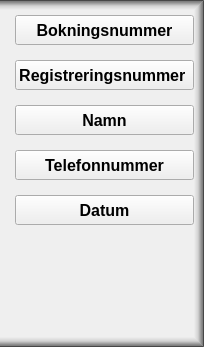
            <widget class="QFrame" name="frameP2Buttonbox">
             <property name="minimumSize">
              <size>
               <width>180</width>
               <height>0</height>
              </size>
             </property>
             <property name="styleSheet">
              <string notr="true">QFrame {
border-top: 10px solid qlineargradient(spread:pad, x1:1, y1:1, x2:1, y2:0, stop:0 rgba(0, 0, 0, 0), stop:0.402844 rgba(0, 0, 0, 31), stop:0.635071 rgba(0, 0, 0, 80), stop:0.763033 rgba(0, 0, 0, 107), stop:0.890995 rgba(0, 0, 0, 125), stop:1 rgba(0, 0, 0, 226));
border-right: 10px solid qlineargradient(spread:pad, x1:0, y1:0, x2:1, y2:0, stop:0 rgba(0, 0, 0, 0), stop:0.402844 rgba(0, 0, 0, 31), stop:0.635071 rgba(0, 0, 0, 80), stop:0.763033 rgba(0, 0, 0, 107), stop:0.890995 rgba(0, 0, 0, 125), stop:1 rgba(0, 0, 0, 226));
border-bottom: 10px solid qlineargradient(spread:pad, x1:0, y1:0, x2:0, y2:1, stop:0 rgba(0, 0, 0, 0), stop:0.402844 rgba(0, 0, 0, 31), stop:0.635071 rgba(0, 0, 0, 80), stop:0.763033 rgba(0, 0, 0, 107), stop:0.890995 rgba(0, 0, 0, 125), stop:1 rgba(0, 0, 0, 226));
 }</string>
             </property>
             <property name="frameShape">
              <enum>QFrame::NoFrame</enum>
             </property>
             <property name="frameShadow">
              <enum>QFrame::Raised</enum>
             </property>
             <layout class="QVBoxLayout" name="verticalLayout_10">
              <property name="spacing">
               <number>15</number>
              </property>
              <property name="leftMargin">
               <number>15</number>
              </property>
              <property name="topMargin">
               <number>5</number>
              </property>
              <property name="rightMargin">
               <number>0</number>
              </property>
              <property name="bottomMargin">
               <number>0</number>
              </property>
              <item>
               <widget class="QPushButton" name="pushButtonP2bok_nr">
                <property name="minimumSize">
                 <size>
                  <width>80</width>
                  <height>30</height>
                 </size>
                </property>
                <property name="font">
                 <font>
                  <pointsize>12</pointsize>
                  <weight>75</weight>
                  <italic>false</italic>
                  <bold>true</bold>
                 </font>
                </property>
                <property name="focusPolicy">
                 <enum>Qt::NoFocus</enum>
                </property>
                <property name="text">
                 <string>Bokningsnummer</string>
                </property>
               </widget>
              </item>
              <item>
               <widget class="QPushButton" name="pushButtonP2reg_nr">
                <property name="minimumSize">
                 <size>
                  <width>80</width>
                  <height>30</height>
                 </size>
                </property>
                <property name="font">
                 <font>
                  <pointsize>12</pointsize>
                  <weight>75</weight>
                  <italic>false</italic>
                  <bold>true</bold>
                 </font>
                </property>
                <property name="focusPolicy">
                 <enum>Qt::NoFocus</enum>
                </property>
                <property name="text">
                 <string>Registreringsnummer </string>
                </property>
               </widget>
              </item>
              <item>
               <widget class="QPushButton" name="pushButtonP2name">
                <property name="minimumSize">
                 <size>
                  <width>80</width>
                  <height>30</height>
                 </size>
                </property>
                <property name="font">
                 <font>
                  <pointsize>12</pointsize>
                  <weight>75</weight>
                  <italic>false</italic>
                  <bold>true</bold>
                 </font>
                </property>
                <property name="focusPolicy">
                 <enum>Qt::NoFocus</enum>
                </property>
                <property name="text">
                 <string>Namn</string>
                </property>
               </widget>
              </item>
              <item>
               <widget class="QPushButton" name="pushButtonP2phone_nr">
                <property name="minimumSize">
                 <size>
                  <width>80</width>
                  <height>30</height>
                 </size>
                </property>
                <property name="font">
                 <font>
                  <pointsize>12</pointsize>
                  <weight>75</weight>
                  <italic>false</italic>
                  <bold>true</bold>
                 </font>
                </property>
                <property name="focusPolicy">
                 <enum>Qt::NoFocus</enum>
                </property>
                <property name="text">
                 <string>Telefonnummer</string>
                </property>
               </widget>
              </item>
              <item>
               <widget class="QPushButton" name="pushButtonP2date">
                <property name="minimumSize">
                 <size>
                  <width>80</width>
                  <height>30</height>
                 </size>
                </property>
                <property name="font">
                 <font>
                  <pointsize>12</pointsize>
                  <weight>75</weight>
                  <italic>false</italic>
                  <bold>true</bold>
                 </font>
                </property>
                <property name="focusPolicy">
                 <enum>Qt::NoFocus</enum>
                </property>
                <property name="text">
                 <string>Datum</string>
                </property>
               </widget>
              </item>
              <item>
               <spacer name="verticalSpacer_8">
                <property name="orientation">
                 <enum>Qt::Vertical</enum>
                </property>
                <property name="sizeHint" stdset="0">
                 <size>
                  <width>20</width>
                  <height>112</height>
                 </size>
                </property>
               </spacer>
              </item>
             </layout>
            </widget>
